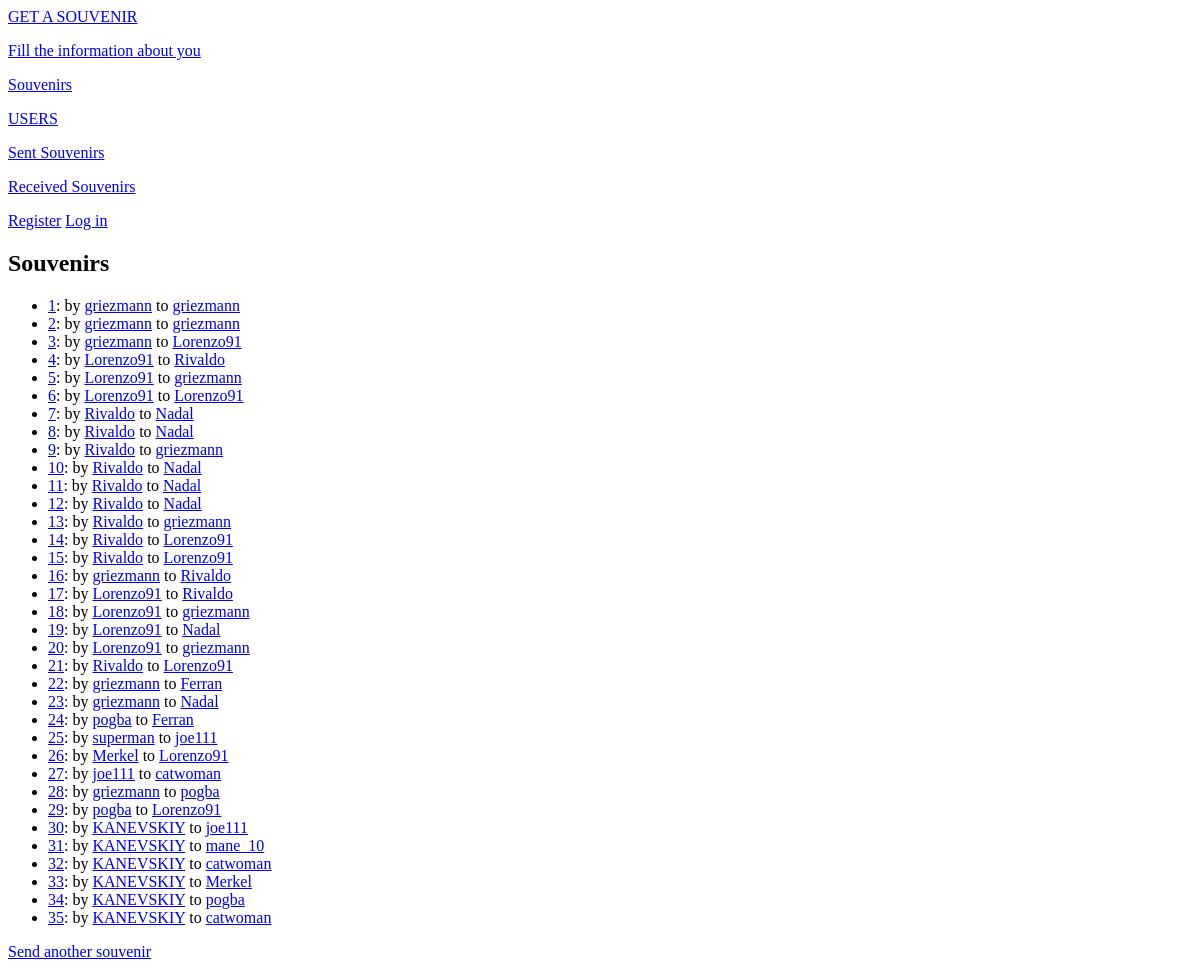
/souvenirs/, run on an earlier commit of the app's database.
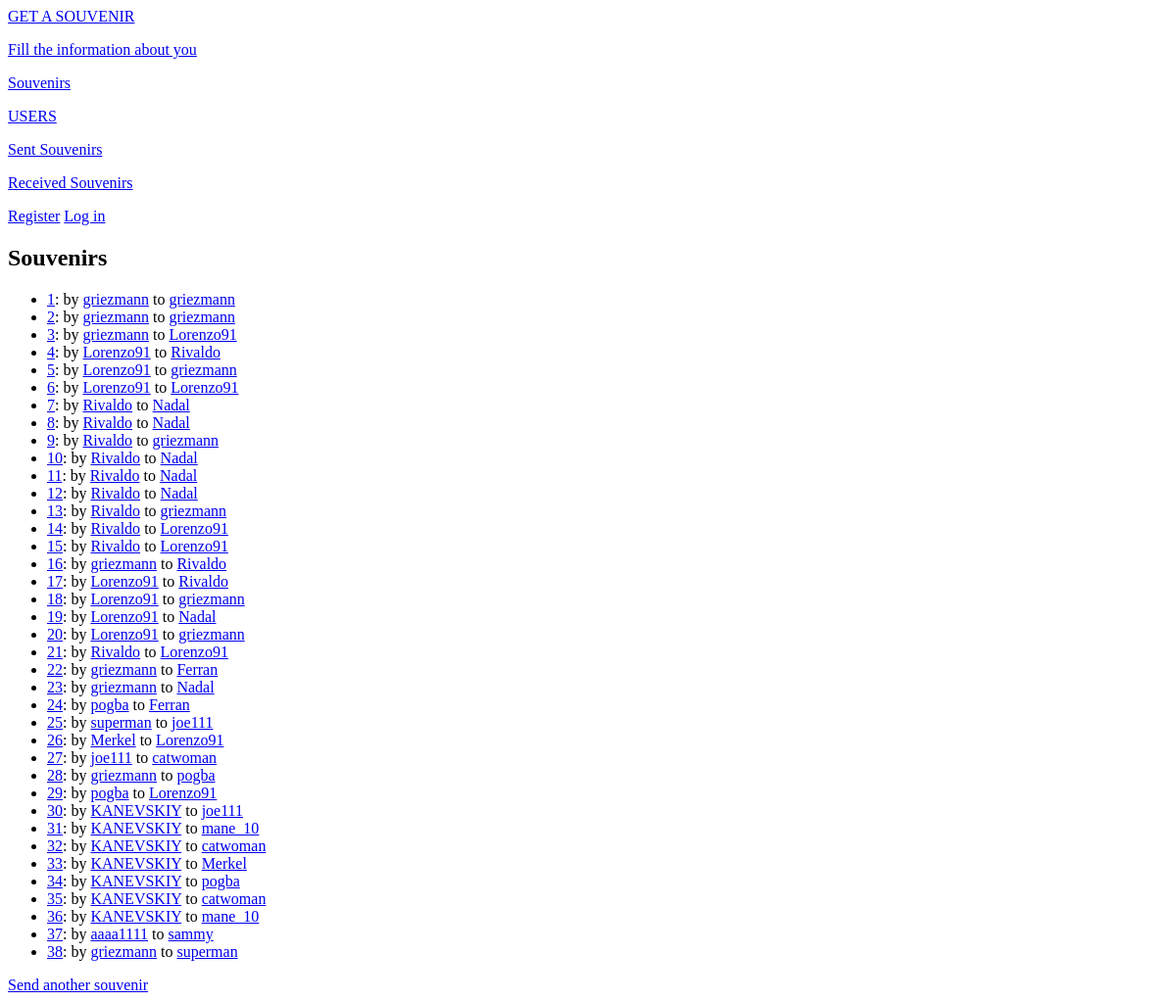
And on a later commit of the database.
### souvenirs_app/models.py (models this page shows, shortened)
class Souvenir(models.Model):
    souvenir_id = models.AutoField(primary_key=True)
    slug = models.SlugField(max_length=30, verbose_name='URL')
    send_user = models.ForeignKey(UserInfo, on_delete=models.CASCADE, related_name='send_user')
    send_date = models.DateField(auto_now_add=True)
    receive_user = models.ForeignKey(UserInfo, on_delete=models.CASCADE, related_name='receive_user')
    receive_date = models.DateField(auto_now=True)
    send_user_img = models.ImageField(upload_to='send/', default='no-photo.png', null=True, blank=True)
    receive_user_img = models.ImageField(upload_to='receive/', default='no-photo.png', null=True, blank=True)
    message = models.TextField(max_length=500, null=True, blank=True)
    STATUS_CHOICES = (('TR', 'Travelling'), ('RCV', 'Received'))
    status = models.CharField(max_length=10, choices=STATUS_CHOICES, default='Travelling')
    def get_absolute_url(self):
        return reverse('souvenirs_app:souvenir', kwargs={'souvenir_slug': self.slug})
    class Meta:
        verbose_name = 'Souvenir'
        verbose_name_plural = 'Souvenirs'

class UserInfo(models.Model):
    username = models.OneToOneField(User, on_delete=models.CASCADE, primary_key=True)
    slug = models.SlugField(max_length=30, verbose_name='URL')
    avatar = models.ImageField(upload_to='avatars/', default='no-avatar.jpg', null=True, blank=True)
    sex = models.CharField(max_length=6, choices=(('MALE', 'male'), ('FEMALE', 'female')))
    date_of_birthday = models.DateField(null=True, blank=True)
    country = models.ForeignKey(Country, on_delete=models.PROTECT, related_name='userinfo', unique=False)
    city = models.CharField(max_length=30)
    address = models.TextField(max_length=200)
    about = models.TextField(max_length=500, null=True, blank=True)
    def __str__(self):
        return str(self.username)
    def get_absolute_url(self):
        return reverse('souvenirs_app:user_info', kwargs={'user_info_slug': self.slug})
    class Meta:
        verbose_name = 'User_information'
        verbose_name_plural = 'User_informations'

### souvenirs_app/views.py (the view)
# urls.py: path('souvenirs/', views.SouvenirsView.as_view(), name='souvenirs'),
class SouvenirsView(ListView):
    model = Souvenir
    template_name = 'souvenirs_app/souvenirs.html'
    context_object_name = 'souvenirs'

### souvenirs_app/templates/souvenirs_app/souvenirs.html
{% extends 'souvenirs_app/base.html' %}
{% block content %}
    <h2>Souvenirs</h2>
    <ul>
        {% for souvenir in souvenirs %}
            <li><a href="{{ souvenir.get_absolute_url }}">{{ souvenir.souvenir_id }}</a>:
                by
                <a href="{{ souvenir.send_user.get_absolute_url }}">{{ souvenir.send_user }}</a>
                to
                <a href="{{ souvenir.receive_user.get_absolute_url }}">{{ souvenir.receive_user }}</a>
        {% empty %}
            <li>No souvenirs have been sent yet</li>
        {% endfor %}
    </ul>
    <a href="{% url 'souvenirs_app:create_souvenir' %}">Send another souvenir</a>
{% endblock content %}

### souvenirs_app/templates/souvenirs_app/base.html (shortened to what this page needs)
<!DOCTYPE html>
<html lang="en">
<head>
</head>
<header>
    <a href="{% url 'souvenirs_app:index' %}">GET A SOUVENIR</a>
</header>
<body>
<p>
    <a href="{% url 'souvenirs_app:create_user_info' %}">Fill the information about you</a>
</p>
<p>
    <a href="{%  url 'souvenirs_app:souvenirs' %}">Souvenirs</a>
</p>
<p>
    <a href="{%  url 'souvenirs_app:user_infos' %}">USERS</a>
</p>
<p>
    <a href="{%  url 'souvenirs_app:send_user_souvenirs' %}">Sent Souvenirs</a>
</p>
<p>
    <a href="{%  url 'souvenirs_app:receive_user_souvenirs' %}">Received Souvenirs</a>
</p>
{% if user.is_authenticated %}
    Hello, {{ user.get_username }}!
    <a href="{% url 'souvenirs_app:user_info' request.user %}">USER INFORMATION</a>
    <p>
        <a href="{% url 'users:logout' %}">Log out</a>
    </p>
{% else %}
    <a href="{% url 'users:register' %}">Register</a>
    <a href="{% url 'users:login' %}">Log in</a>
{% endif %}
{% block content %}{% endblock content %}
</body>
</html>

What changed in the data, as far as the page shows it:
added Souvenir: souvenir_id "36", send_user "KANEVSKIY", receive_user "mane_10"
added Souvenir: souvenir_id "37", send_user "aaaa1111", receive_user "sammy"
added Souvenir: souvenir_id "38", send_user "griezmann", receive_user "superman"
